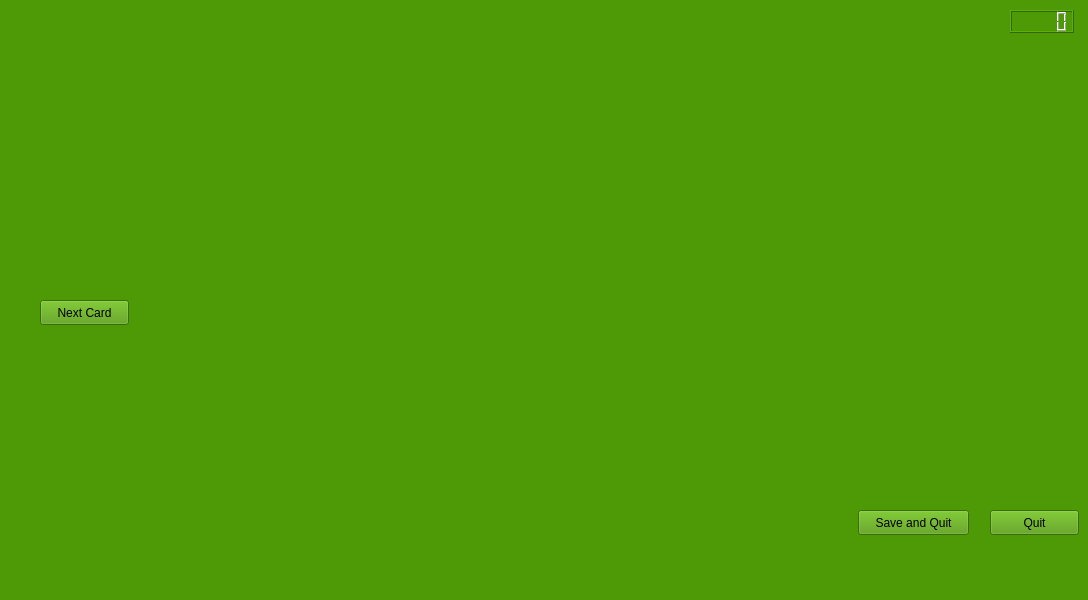
<?xml version="1.0" encoding="UTF-8"?>
<ui version="4.0">
 <class>GameWindow</class>
 <widget class="QMainWindow" name="GameWindow">
  <property name="geometry">
   <rect>
    <x>0</x>
    <y>0</y>
    <width>1088</width>
    <height>600</height>
   </rect>
  </property>
  <property name="windowTitle">
   <string>MainWindow</string>
  </property>
  <property name="styleSheet">
   <string notr="true">background-color: rgb(78, 154, 6);</string>
  </property>
  <widget class="QWidget" name="centralwidget">
   <widget class="QLCDNumber" name="lcdNumber">
    <property name="geometry">
     <rect>
      <x>1010</x>
      <y>10</y>
      <width>64</width>
      <height>23</height>
     </rect>
    </property>
   </widget>
   <widget class="QPushButton" name="pushButton">
    <property name="geometry">
     <rect>
      <x>990</x>
      <y>510</y>
      <width>89</width>
      <height>25</height>
     </rect>
    </property>
    <property name="text">
     <string>Quit</string>
    </property>
   </widget>
   <widget class="QPushButton" name="pushButton_2">
    <property name="geometry">
     <rect>
      <x>858</x>
      <y>510</y>
      <width>111</width>
      <height>25</height>
     </rect>
    </property>
    <property name="text">
     <string>Save and Quit</string>
    </property>
   </widget>
   <widget class="QPushButton" name="pushButton_3">
    <property name="geometry">
     <rect>
      <x>40</x>
      <y>300</y>
      <width>89</width>
      <height>25</height>
     </rect>
    </property>
    <property name="text">
     <string>Next Card</string>
    </property>
   </widget>
  </widget>
  <widget class="QMenuBar" name="menubar">
   <property name="geometry">
    <rect>
     <x>0</x>
     <y>0</y>
     <width>1088</width>
     <height>22</height>
    </rect>
   </property>
  </widget>
  <widget class="QStatusBar" name="statusbar"/>
 </widget>
 <resources/>
 <connections/>
</ui>
